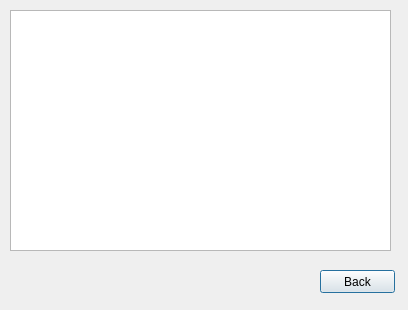
<?xml version="1.0" encoding="UTF-8"?>
<ui version="4.0">
 <class>friendpost_dialog</class>
 <widget class="QDialog" name="friendpost_dialog">
  <property name="geometry">
   <rect>
    <x>0</x>
    <y>0</y>
    <width>408</width>
    <height>310</height>
   </rect>
  </property>
  <property name="windowTitle">
   <string>Dialog</string>
  </property>
  <widget class="QPushButton" name="back_button">
   <property name="geometry">
    <rect>
     <x>320</x>
     <y>270</y>
     <width>75</width>
     <height>23</height>
    </rect>
   </property>
   <property name="text">
    <string>Back</string>
   </property>
  </widget>
  <widget class="QTextBrowser" name="textBrowser">
   <property name="geometry">
    <rect>
     <x>10</x>
     <y>10</y>
     <width>381</width>
     <height>241</height>
    </rect>
   </property>
  </widget>
 </widget>
 <resources/>
 <connections>
  <connection>
   <sender>back_button</sender>
   <signal>clicked()</signal>
   <receiver>friendpost_dialog</receiver>
   <slot>close()</slot>
   <hints>
    <hint type="sourcelabel">
     <x>351</x>
     <y>289</y>
    </hint>
    <hint type="destinationlabel">
     <x>353</x>
     <y>299</y>
    </hint>
   </hints>
  </connection>
 </connections>
</ui>
